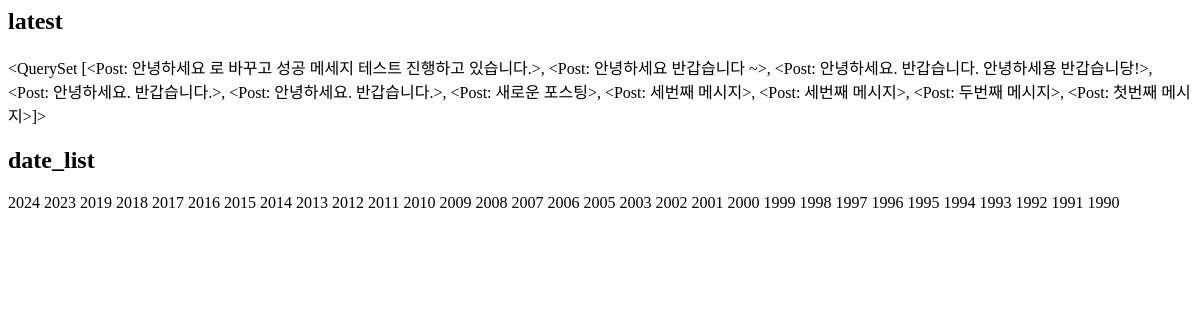
The app's page /instagram/archive/, older data.
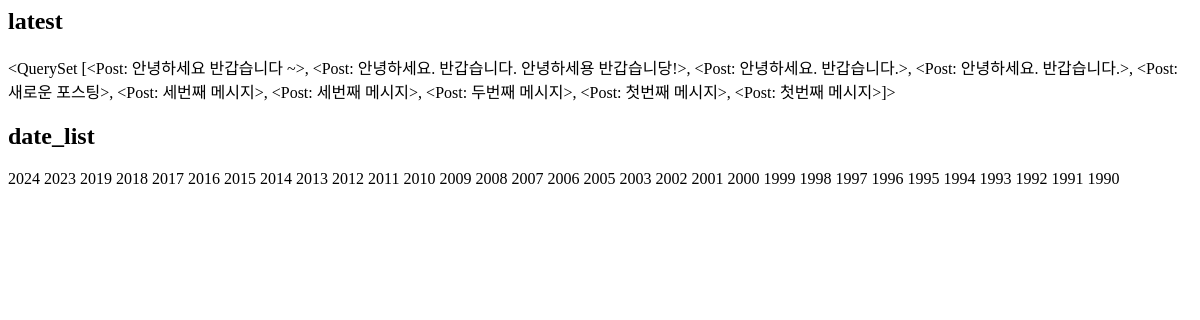
The same page, newer data.
### instagram/models.py (models this page shows, shortened)
class Post(models.Model):
    author = models.ForeignKey(settings.AUTH_USER_MODEL, on_delete = models.CASCADE)
    message = models.TextField(
        validators=[MinLengthValidator(10)]
        )
    photo = models.ImageField(blank=True, upload_to='instagram/post/%Y/%m/%d')
    tag_set = models.ManyToManyField('Tag', blank=True)
    is_public = models.BooleanField(default=False, verbose_name='공개여부')
    created_at = models.DateTimeField(auto_now_add=True)
    updated_at = models.DateTimeField(auto_now=True)
    def __str__(self):
        return self.message
    class Meta:
        ordering = ['-id']
    def message_length(self):
        return f'{len(self.message)} 글자'
    message_length.short_description = "메세지 글자수"

### instagram/templates/instagram/post_archive.html
<h2>latest</h2>
{{ latest }}
<h2>date_list</h2>
{% for date in date_list %}
    {{ date.year }}
{% endfor %}

Row changes from the older to the newer data that the page shows:
removed Post: message.message "<QuerySet [<Post: 안녕하세요 로 바꾸고 성공 메세지 테스트 진행하고 있습니다.>, <Post: 안녕하세요 반갑습니다 ~>, <Post: 안녕하세요. 반갑습니다. 안녕하세용 반갑습니당!>, <Post: 안녕하세요. 반갑습니다.>, <Post: 안녕하세요. 반갑습니다.>, <Post: 새로운 포스팅>, <Post: 세번째 메시지>, <Post: 세번째 메시지>, <Post: 두번째 메시지>, <Post: 첫번째 메시지>]>"
now on this page (row unchanged): Post: message.message "<QuerySet [<Post: 안녕하세요 반갑습니다 ~>, <Post: 안녕하세요. 반갑습니다. 안녕하세용 반갑습니당!>, <Post: 안녕하세요. 반갑습니다.>, <Post: 안녕하세요. 반갑습니다.>, <Post: 새로운 포스팅>, <Post: 세번째 메시지>, <Post: 세번째 메시지>, <Post: 두번째 메시지>, <Post: 첫번째 메시지>, <Post: 첫번째 메시지>]>"
